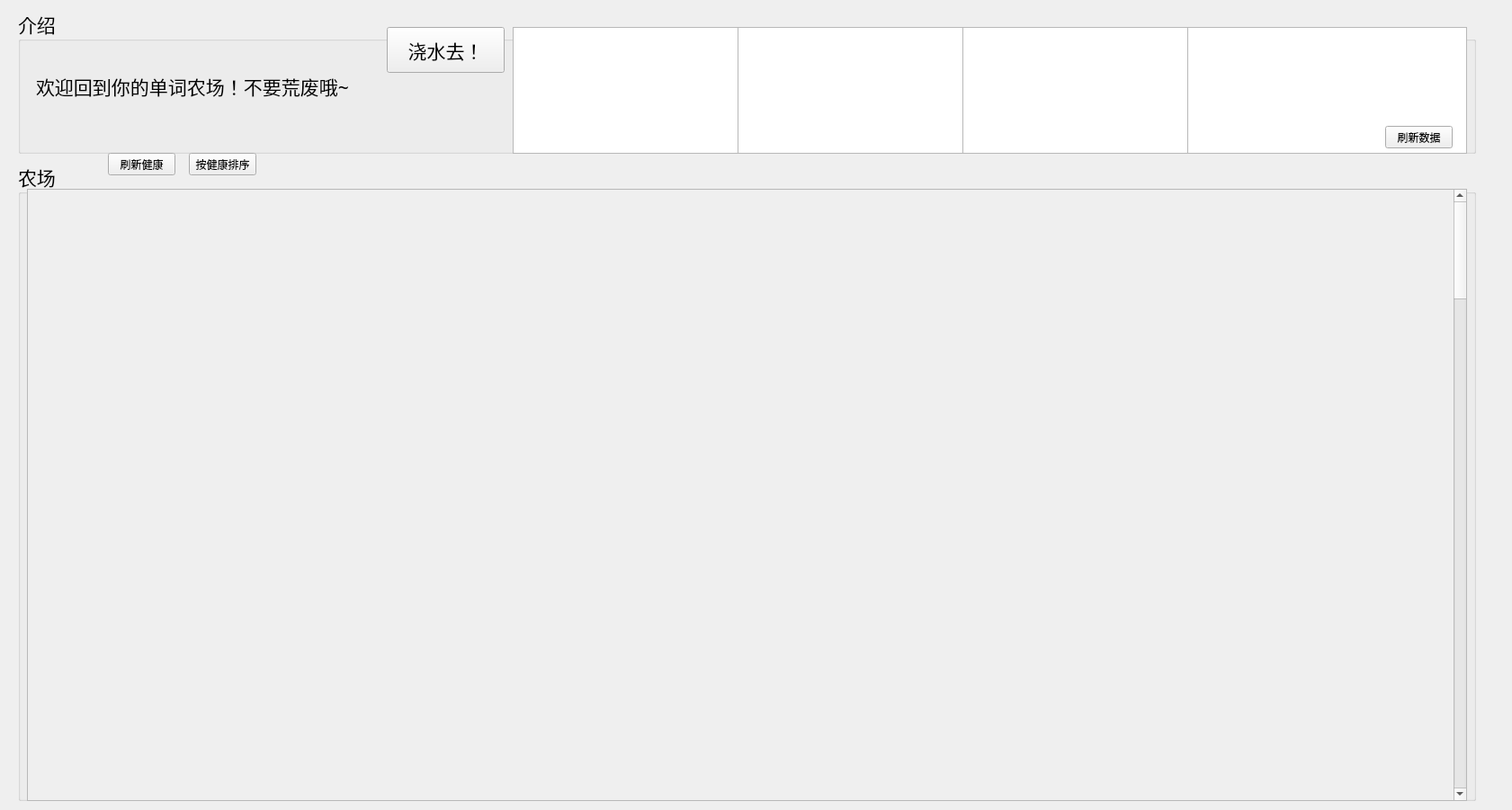
<?xml version="1.0" encoding="UTF-8"?>
<ui version="4.0">
 <class>FarmWidget</class>
 <widget class="QWidget" name="FarmWidget">
  <property name="geometry">
   <rect>
    <x>0</x>
    <y>0</y>
    <width>1681</width>
    <height>901</height>
   </rect>
  </property>
  <property name="windowTitle">
   <string>Form</string>
  </property>
  <widget class="QGroupBox" name="FarmIntroGroupBox">
   <property name="geometry">
    <rect>
     <x>20</x>
     <y>10</y>
     <width>1621</width>
     <height>161</height>
    </rect>
   </property>
   <property name="font">
    <font>
     <family>Adobe Devanagari</family>
     <pointsize>16</pointsize>
    </font>
   </property>
   <property name="title">
    <string>介绍</string>
   </property>
   <widget class="QLabel" name="DebugLabel">
    <property name="geometry">
     <rect>
      <x>20</x>
      <y>30</y>
      <width>401</width>
      <height>111</height>
     </rect>
    </property>
    <property name="text">
     <string>欢迎回到你的单词农场！不要荒废哦~</string>
    </property>
   </widget>
   <widget class="QPushButton" name="GoMainWindowButton">
    <property name="geometry">
     <rect>
      <x>410</x>
      <y>20</y>
      <width>131</width>
      <height>51</height>
     </rect>
    </property>
    <property name="text">
     <string>浇水去！</string>
    </property>
   </widget>
   <widget class="QTextBrowser" name="FarmInfotextBrowser">
    <property name="geometry">
     <rect>
      <x>550</x>
      <y>20</y>
      <width>251</width>
      <height>141</height>
     </rect>
    </property>
   </widget>
   <widget class="QPushButton" name="FarmInfoUpdatepushButton">
    <property name="geometry">
     <rect>
      <x>1520</x>
      <y>130</y>
      <width>75</width>
      <height>25</height>
     </rect>
    </property>
    <property name="font">
     <font>
      <pointsize>9</pointsize>
     </font>
    </property>
    <property name="text">
     <string>刷新数据</string>
    </property>
   </widget>
   <widget class="QTextBrowser" name="FarmInfotextBrowser_2">
    <property name="geometry">
     <rect>
      <x>800</x>
      <y>20</y>
      <width>251</width>
      <height>141</height>
     </rect>
    </property>
   </widget>
   <widget class="QTextBrowser" name="FarmInfotextBrowser_3">
    <property name="geometry">
     <rect>
      <x>1050</x>
      <y>20</y>
      <width>251</width>
      <height>141</height>
     </rect>
    </property>
   </widget>
   <widget class="QTextBrowser" name="FarmInfotextBrowser_4">
    <property name="geometry">
     <rect>
      <x>1300</x>
      <y>20</y>
      <width>311</width>
      <height>141</height>
     </rect>
    </property>
   </widget>
   <zorder>DebugLabel</zorder>
   <zorder>GoMainWindowButton</zorder>
   <zorder>FarmInfotextBrowser</zorder>
   <zorder>FarmInfotextBrowser_2</zorder>
   <zorder>FarmInfotextBrowser_3</zorder>
   <zorder>FarmInfotextBrowser_4</zorder>
   <zorder>FarmInfoUpdatepushButton</zorder>
  </widget>
  <widget class="QGroupBox" name="FarmDetailGroupBox">
   <property name="geometry">
    <rect>
     <x>20</x>
     <y>180</y>
     <width>1621</width>
     <height>711</height>
    </rect>
   </property>
   <property name="font">
    <font>
     <family>Adobe Devanagari</family>
     <pointsize>16</pointsize>
    </font>
   </property>
   <property name="title">
    <string>农场</string>
   </property>
   <widget class="QScrollArea" name="FarmDetailScrollArea">
    <property name="geometry">
     <rect>
      <x>10</x>
      <y>30</y>
      <width>1601</width>
      <height>681</height>
     </rect>
    </property>
    <property name="widgetResizable">
     <bool>true</bool>
    </property>
    <widget class="QWidget" name="FarmDetailScrollAreaContents">
     <property name="geometry">
      <rect>
       <x>0</x>
       <y>0</y>
       <width>1582</width>
       <height>5000</height>
      </rect>
     </property>
     <property name="minimumSize">
      <size>
       <width>0</width>
       <height>5000</height>
      </size>
     </property>
     <widget class="QWidget" name="gridLayoutWidget">
      <property name="geometry">
       <rect>
        <x>0</x>
        <y>0</y>
        <width>1581</width>
        <height>631</height>
       </rect>
      </property>
      <layout class="QGridLayout" name="FarmDetailScrollAreaGridLayout"/>
     </widget>
    </widget>
   </widget>
  </widget>
  <widget class="QPushButton" name="FreshFarmButton">
   <property name="geometry">
    <rect>
     <x>120</x>
     <y>170</y>
     <width>75</width>
     <height>25</height>
    </rect>
   </property>
   <property name="text">
    <string>刷新健康</string>
   </property>
  </widget>
  <widget class="QPushButton" name="FreshFarmByHealthOrderButton">
   <property name="geometry">
    <rect>
     <x>210</x>
     <y>170</y>
     <width>75</width>
     <height>25</height>
    </rect>
   </property>
   <property name="text">
    <string>按健康排序</string>
   </property>
  </widget>
 </widget>
 <resources/>
 <connections/>
</ui>
